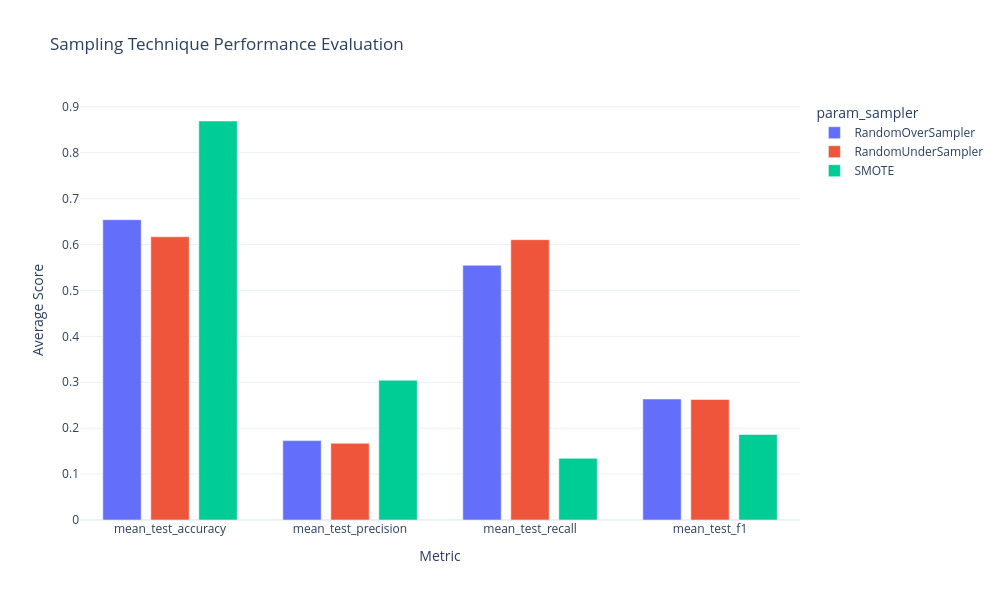

The code cell stored with this chart in its notebook:
### Code cell
sampler_scores = pd.read_csv('../data/tuning/sampler_scores.csv')
sampler_scores['param_sampler'] = sampler_scores['param_sampler'].str.replace('()', '')

#Calculates each sampling method's average accuracy, precision, recall, and f1-score
avg_scores = pd.melt(sampler_scores.groupby('param_sampler')[['mean_test_accuracy', 'mean_test_precision', 'mean_test_recall', 'mean_test_f1']].mean().reset_index(),
       id_vars = 'param_sampler', var_name = 'metric', value_name = 'avg_score')

#Plots the average scores as a bar chart
fig = px.bar(avg_scores, x = 'metric', y = 'avg_score', color = 'param_sampler', template = 'plotly_white',
            height = 600, width = 1000, barmode = 'group', title = 'Sampling Technique Performance Evaluation')


fig.update_layout(xaxis_title = 'Metric', yaxis_title = 'Average Score', bargroupgap = 0.2)

fig.update_xaxes(
    tickmode = 'array',
    tickvals = ['mean_test_accuracy', 'mean_test_precision', 'mean_test_recall', 'mean_test_f1'],
    ticktext = ['Accuracy', 'Precision', 'Recall', 'F1']
)

fig.for_each_annotation(lambda a: a.update(text=a.text.split("mean_test_")[-1].title()))

fig.show()

### Figure 1 — Plotly figure (JSON) as saved in the notebook; plotly's stock layout.template omitted (floating-point values rounded to 4 significant figures)
{"data": [{"alignmentgroup": "True", "hovertemplate": "param_sampler=RandomOverSampler<br>metric=%{x}<br>avg_score=%{y}<extra></extra>", "legendgroup": "RandomOverSampler", "marker": {"color": "#636efa", "pattern": {"shape": ""}}, "name": "RandomOverSampler", "offsetgroup": "RandomOverSampler", "orientation": "v", "showlegend": true, "textposition": "auto", "type": "bar", "x": ["mean_test_accuracy", "mean_test_precision", "mean_test_recall", "mean_test_f1"], "xaxis": "x", "y": [0.654, 0.1729, 0.5548, 0.2636], "yaxis": "y"}, {"alignmentgroup": "True", "hovertemplate": "param_sampler=RandomUnderSampler<br>metric=%{x}<br>avg_score=%{y}<extra></extra>", "legendgroup": "RandomUnderSampler", "marker": {"color": "#EF553B", "pattern": {"shape": ""}}, "name": "RandomUnderSampler", "offsetgroup": "RandomUnderSampler", "orientation": "v", "showlegend": true, "textposition": "auto", "type": "bar", "x": ["mean_test_accuracy", "mean_test_precision", "mean_test_recall", "mean_test_f1"], "xaxis": "x", "y": [0.6169, 0.1671, 0.6106, 0.2624], "yaxis": "y"}, {"alignmentgroup": "True", "hovertemplate": "param_sampler=SMOTE<br>metric=%{x}<br>avg_score=%{y}<extra></extra>", "legendgroup": "SMOTE", "marker": {"color": "#00cc96", "pattern": {"shape": ""}}, "name": "SMOTE", "offsetgroup": "SMOTE", "orientation": "v", "showlegend": true, "textposition": "auto", "type": "bar", "x": ["mean_test_accuracy", "mean_test_precision", "mean_test_recall", "mean_test_f1"], "xaxis": "x", "y": [0.8691, 0.3045, 0.1344, 0.1862], "yaxis": "y"}], "layout": {"bargroupgap": 0.2, "barmode": "group", "height": 600, "legend": {"title": {"text": "param_sampler"}, "tracegroupgap": 0}, "title": {"text": "Sampling Technique Performance Evaluation"}, "width": 1000, "xaxis": {"anchor": "y", "autorange": true, "domain": [0, 1], "range": [-0.5, 3.5], "title": {"text": "Metric"}, "type": "category"}, "yaxis": {"anchor": "x", "autorange": true, "domain": [0, 1], "range": [0, 0.9148], "title": {"text": "Average Score"}, "type": "linear"}}}
